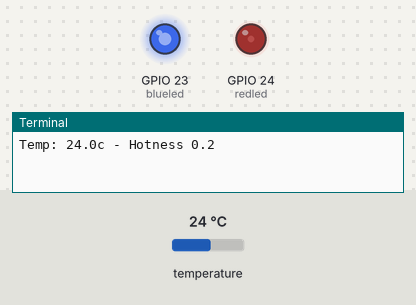
This program was run on a simulated Raspberry Pi (BCM pin numbers). On the bench: output pins drawn as LEDs (lit = HIGH), the last lines printed to the terminal. Inputs (shaded band) come from the test bench; at power-on: temperature 24 °C.

Above: at 1.2 s.
1.3 s: temperature set to 12 °C
At 1.9 s:
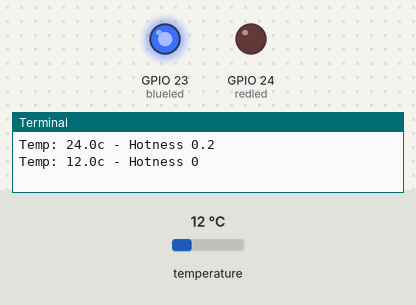
3.1 s: temperature set to 28 °C
At 4.4 s:
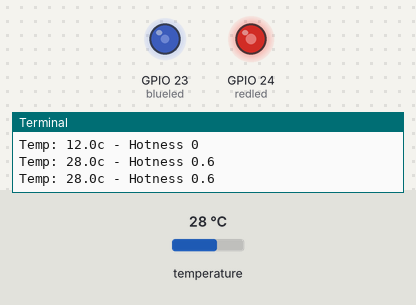
4.8 s: temperature set to 33 °C
At 5.8 s:
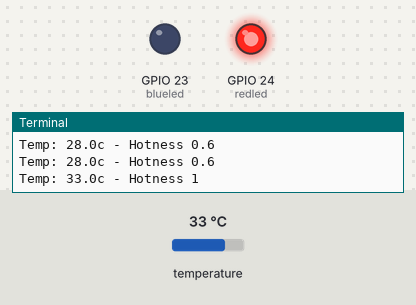
6.5 s: temperature set to 19 °C
At 7.1 s:
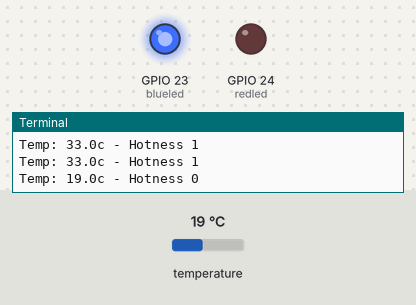
8.2 s: temperature set to 41 °C
At 9.7 s:
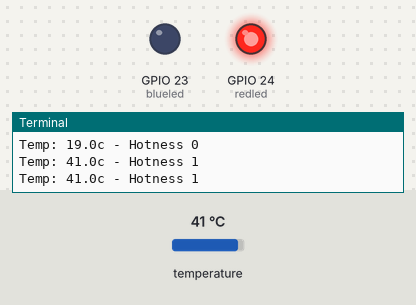
Timing chart, 0 to 10.9 s (numbered marks = the images above; inputs shaded):
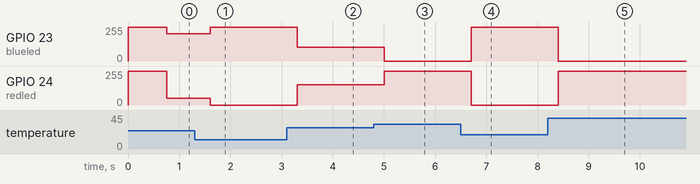

The program:

temp2.py
```python
import gpiozero, readtemp
from time import sleep

# Minimum and maximum temperatures
# Try changing these!
cold=22
hot=32

# Which pins are the LEDs connected to?
blueled=gpiozero.PWMLED(23)
redled=gpiozero.PWMLED(24)

# Turn on the LEDs
blueled.on()
redled.on()

while True:
  # Find the temperature
  temp=readtemp.readtemp()

  # Calculate a value between 0 and 1 representing hotness
  hotness=(temp-cold)/(hot-cold)
  if hotness>1:
    hotness=1
  if hotness<0:
    hotness=0
  print ( "Temp: {}c - Hotness {}".format(temp,hotness) )

  # Set the brightness of the LEDs
  blueled.value=1-hotness
  redled.value=hotness

  sleep(0.1)
```

readtemp.py
```python
# readtemp
# by Andrew Oakley 2016-07 Public Domain www.aoakley.com
# A module to read temperature in Celcius from a DS18B20 thermometer
# connected via the 1-Wire interface on a Raspberry Pi
# You must enable dtoverlay=w1-gpio in /boot/config.txt
# or enable 1-Wire interface in Preferences - Raspberry Pi Configuration
# Default pin is GPIO4
# Connect ground & 3.3V, then connect data wire to GPIO4

import glob
from time import sleep

# Initialise the private global variable
_readtemp_device_file=""

# Find the themometer file
def readtemp_init():
  global _readtemp_device_file
  base_dir = '/sys/bus/w1/devices/'
  glob_folder=glob.glob(base_dir + '28*')
  if len(glob_folder)<1:
    raise Exception("Cannot find DS18B20 thermometer")
  else:
    device_folder = glob_folder[0]
    _readtemp_device_file = device_folder + '/w1_slave'

# Read all the data from the thermometer
def _readtemp_raw():
  global _readtemp_device_file
  f = open(_readtemp_device_file, 'r')
  lines = f.readlines()
  f.close()
  return lines

# Extract the Celcius value from the thermometer data
def readtemp():
  if _readtemp_device_file == "":
    readtemp_init()

  lines = _readtemp_raw()
  tries = 0
  while lines[0].strip()[-3:] != 'YES' and tries<10:
    sleep(0.2)
    lines = _readtemp_raw()
    tries = tries+1
  if tries<10:
    equals_pos = lines[1].find('t=')
    if equals_pos != -1:
      temp_string = lines[1][equals_pos+2:]
      temp_c = float(temp_string) / 1000.0
      return temp_c
  else:
    raise Exception("Cannot get reading from DS18B20 thermometer")
```

Measured:
- after the input at 1.3 s, GPIO 23 (blueled): 204/255 → 255/255 after 0.30 s; GPIO 24 (redled): 51/255 → 0/255 after 0.30 s
- after the input at 3.1 s, GPIO 23 (blueled): 255/255 → 102/255 after 0.20 s; GPIO 24 (redled): 0/255 → 153/255 after 0.20 s
- after the input at 4.8 s, GPIO 23 (blueled): 102/255 → 0/255 after 0.21 s; GPIO 24 (redled): 153/255 → 255/255 after 0.21 s
- after the input at 6.5 s, GPIO 23 (blueled): 0/255 → 255/255 after 0.21 s; GPIO 24 (redled): 255/255 → 0/255 after 0.21 s
- after the input at 8.2 s, GPIO 23 (blueled): 255/255 → 0/255 after 0.21 s; GPIO 24 (redled): 0/255 → 255/255 after 0.21 s
